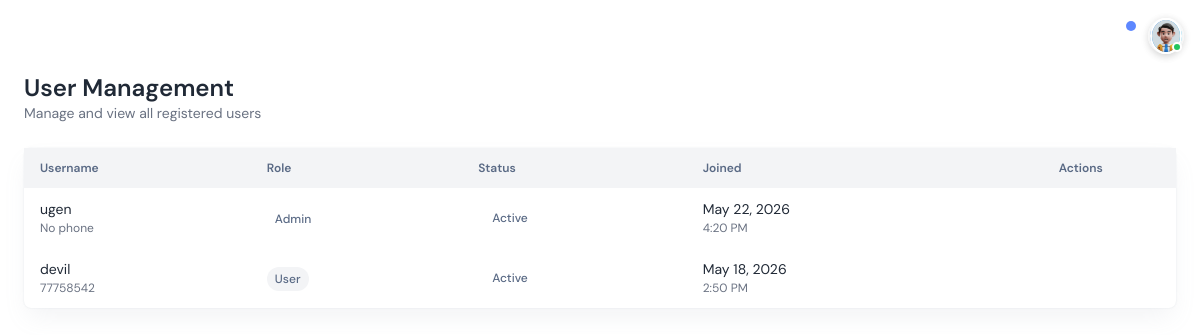
The app's page /user-management/ (signed in), older data.
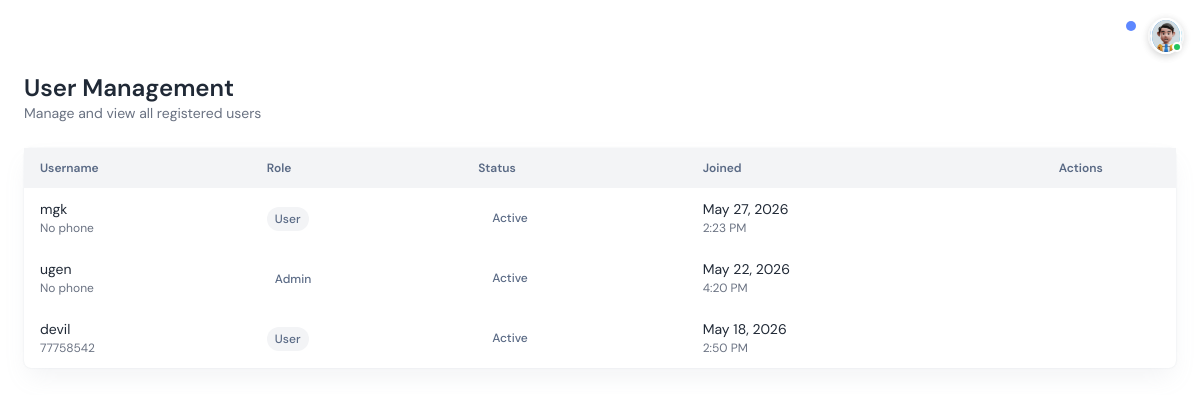
The same page, newer data.
### training_institute_app/models.py (models this page shows, shortened)
class User(AbstractUser):
    phone_number = models.CharField(max_length=17, blank=True, null=True)
    profile_picture = models.ImageField(upload_to='profile_pics/', blank=True, null=True)
    google_picture = models.URLField(max_length=500, blank=True, null=True)
    address = models.TextField(blank=True, null=True)
    date_of_birth = models.DateField(blank=True, null=True)
    email = models.EmailField(unique=True)
    full_name = models.CharField(max_length=200, blank=True, null=True)
    user_role = models.ForeignKey(Role, on_delete=models.SET_NULL, null=True, blank=True)
    is_student = models.BooleanField(default=False)
    is_teacher = models.BooleanField(default=False)
    is_staff_member = models.BooleanField(default=False)
    is_active_user = models.BooleanField(default=True)
    created_at = models.DateTimeField(auto_now_add=True)
    updated_at = models.DateTimeField(auto_now=True)
    last_login_ip = models.GenericIPAddressField(blank=True, null=True)
    def get_full_name(self):
        return self.full_name or self.username

### training_institute_app/views.py (the view, shortened to what this page needs)
# urls.py: path('user-management/', views.user_management, name='user_management'),
@login_required(login_url='/login/')
def user_management(request):
    users = User.objects.all().order_by('-date_joined')
    context = {
        'users': users,
    }
    return render(request, 'training_institute_app/dashboard/master/user-management.html', context)

### training_institute_app/templates/training_institute_app/dashboard/master/user-management.html (shortened to what this page needs)
{% extends 'training_institute_app/dashboard/base.html' %}
{% load static %}
{% block content %}
<div class="px-6">
    <div class="mb-6">
        <h1 class="text-2xl font-semibold text-dark dark:text-white">User Management</h1>
        <p class="text-gray-500 dark:text-gray-400 text-sm mt-1">Manage and view all registered users</p>
    </div>
    <div class="card">
        <div class="card-body p-0">
            <div class="overflow-x-auto">
                <table class="w-full">
                    <thead>
                        <tr class="border-b border-border dark:border-darkborder bg-gray-100 dark:bg-gray-900">
                            <th class="text-left py-3 px-4 text-xs font-semibold text-gray-700 dark:text-gray-300 uppercase tracking-wider">Username</th>
                            <th class="text-left py-3 px-4 text-xs font-semibold text-gray-700 dark:text-gray-300 uppercase tracking-wider">Role</th>
                            <th class="text-left py-3 px-4 text-xs font-semibold text-gray-700 dark:text-gray-300 uppercase tracking-wider">Status</th>
                            <th class="text-left py-3 px-4 text-xs font-semibold text-gray-700 dark:text-gray-300 uppercase tracking-wider">Joined</th>
                            <th class="text-center py-3 px-4 text-xs font-semibold text-gray-700 dark:text-gray-300 uppercase tracking-wider">Actions</th>
                        </tr>
                    </thead>
                    <tbody>
                        {% for user in users %}
                        <tr class="table-row-transition border-b border-border dark:border-darkborder hover:bg-gray-100 dark:hover:bg-slate-700 transition-all duration-300">
                            <td class="py-3 px-4">
                                <p class="text-sm text-dark dark:text-white">{{ user.username }}</p>
                                <p class="text-xs text-gray-500 dark:text-gray-400">{{ user.phone_number|default:"No phone" }}</p>
                            </td>
                            <td class="py-3 px-4">
                                {% if user.is_student %}
                                    <span class="inline-flex items-center px-2 py-1 rounded-full text-xs font-medium bg-purple-100 text-purple-700 dark:bg-purple-900/30 dark:text-purple-400 role-badge-transition transition-all duration-200 hover:scale-105">
                                        <iconify-icon icon="solar:user-circle-linear" class="mr-1 text-xs"></iconify-icon>
                                        Student
                                    </span>
                                {% elif user.is_superuser %}
                                    <span class="inline-flex items-center px-2 py-1 rounded-full text-xs font-medium bg-red-100 text-red-700 dark:bg-red-900/30 dark:text-red-400 role-badge-transition transition-all duration-200 hover:scale-105">
                                        Admin
                                    </span>
                                {% else %}
                                    <span class="inline-flex items-center px-2 py-1 rounded-full text-xs font-medium bg-gray-100 text-gray-700 dark:bg-gray-800 dark:text-gray-400 role-badge-transition transition-all duration-200 hover:scale-105">
                                        User
                                    </span>
                                {% endif %}
                            </td>
                            <td class="py-3 px-4">
                                {% if user.is_active %}
                                    <span class="inline-flex items-center px-2 py-1 rounded-full text-xs font-medium bg-green-100 text-green-700 dark:bg-green-900/30 dark:text-green-400 status-badge-transition transition-all duration-200 hover:scale-105">
                                        <span class="w-1.5 h-1.5 rounded-full bg-green-500 mr-1 status-pulse"></span>
                                        Active
                                    </span>
                                {% else %}
                                    <span class="inline-flex items-center px-2 py-1 rounded-full text-xs font-medium bg-red-100 text-red-700 dark:bg-red-900/30 dark:text-red-400 status-badge-transition transition-all duration-200 hover:scale-105">
                                        <span class="w-1.5 h-1.5 rounded-full bg-red-500 mr-1"></span>
                                        Inactive
                                    </span>
                                {% endif %}
                            </td>
                            <td class="py-3 px-4">
                                <p class="text-sm text-dark dark:text-white">{{ user.date_joined|date:"M d, Y" }}</p>
                                <p class="text-xs text-gray-500 dark:text-gray-400">{{ user.date_joined|date:"g:i A" }}</p>
                             </td>
                            <td class="py-3 px-4 text-center">
                                <div class="flex items-center justify-center gap-2">
                                    <button data-user-id="{{ user.id }}"
                                            data-username="{{ user.username|escapejs }}"
                                            data-fullname="{{ user.get_full_name|default:user.username|escapejs }}"
                                            data-email="{{ user.email|escapejs }}"
                                            data-phone="{{ user.phone_number|default:''|escapejs }}"
                                            data-is-student="{{ user.is_student|yesno:'true,false' }}"
                                            data-is-teacher="{{ user.is_teacher|yesno:'true,false' }}"
                                            data-is-active="{{ user.is_active|yesno:'true,false' }}"
                                            class="action-btn edit-btn p-1.5 rounded-lg text-green-600 hover:text-green-700 dark:text-green-400 dark:hover:text-green-300 transition-all duration-300 hover:scale-110 hover:shadow-md" title="Edit User">
                                    </button>
                                    <button data-user-id="{{ user.id }}"
                                            data-username="{{ user.get_full_name|default:user.username|escapejs }}"
                                            class="action-btn delete-btn p-1.5 rounded-lg text-red-600 hover:text-red-700 dark:text-red-400 dark:hover:text-red-300 transition-all duration-300 hover:scale-110 hover:shadow-md" title="Delete User">
                                    </button>
                                </div>
                             </td>
                        </tr>
                        {% endfor %}
                    </tbody>
                </table>
            </div>
        </div>
    </div>
</div>
{% include 'training_institute_app/components/formModel.html' %}
{% endblock content %}

### training_institute_app/templates/training_institute_app/dashboard/base.html (shortened to what this page needs)
{% load static %}
<!DOCTYPE html>
<html lang="en" dir="ltr" data-color-theme="Blue_Theme" class="light selected" data-layout="vertical"
  data-boxed-layout="boxed" data-card="shadow">
<head>
  <link rel="stylesheet" href="https://cdn.jsdelivr.net/npm/@tabler/icons-webfont@2.44.0/tabler-icons.min.css">
  <link rel="stylesheet" href="https://cdn.jsdelivr.net/npm/sweetalert2@11/dist/sweetalert2.min.css">
  <link rel="stylesheet" href="{% static 'css/theme.css' %}" />
  <link rel="stylesheet" href="{% static 'libs/owl.carousel/dist/assets/owl.carousel.min.css' %}">
</head>
<body class="DEFAULT_THEME bg-white dark:bg-dark">
  <main>
    <div id="main-wrapper" class="flex">
      <div class="page-wrapper w-full" role="main">
        <header
          class="sticky top-header top-0 inset-x-0 z-10 flex flex-wrap md:justify-start md:flex-nowrap text-sm bg-white dark:bg-dark">
          <div class="with-vertical w-full">
            <div class="w-full mxx-auto px-4 lg:py-4 py-3 lg:px-4" aria-label="Global">
              <div class="relative md:flex md:items-center md:justify-between">
                <div class="hs-collapse grow md:block">
                  <div class="flex justify-between items-center">
                    <div class="flex items-center gap-2">
                      <div class="relative xl:hidden">
                        <a class="text-2xl icon-hover cursor-pointer text-link dark:text-darklink sidebartoggler h-10 w-10 hover:text-primary light-dark-hoverbg flex justify-center items-center rounded-full"
                          data-hs-overlay="#application-sidebar-brand" aria-controls="application-sidebar-brand"
                          aria-label="Toggle navigation">
                        </a>
                      </div>
                    </div>
                    <div class="icon-nav items-center gap-2 flex">
                      <button type="button"
                        class="hs-dark-mode-active:hidden icon-hover flex cursor-pointer hs-dark-mode group items-center font-medium hover:text-primary text-link dark:text-darklink h-10 w-10 light-dark-hoverbg justify-center rounded-full"
                        data-hs-theme-click-value="dark" id="dark-layout">
                      </button>
                      <div
                        class="hs-dropdown [--strategy:absolute] [--adaptive:none] sm:[--trigger:hover] sm:relative group/menu">
                        <a id="hs-dropdown-hover-event-notification"
                          class="relative hs-dropdown-toggle h-10 w-10 text-link dark:text-darklink cursor-pointer hover:bg-lightprimary hover:text-primary dark:hover:bg-darkprimary flex justify-center items-center rounded-full group-hover/menu:bg-lightprimary group-hover/menu:text-primary">
                          <div
                            class="absolute inline-flex items-center justify-center text-white text-[11px] font-medium bg-primary p-[5px] rounded-full -top-[-5px] right-1">
                          </div>
                        </a>
                      </div>
                      <div class="hs-dropdown [--strategy:absolute] [--adaptive:none] [--placement:top-left] sm:[--trigger:hover] sm:relative group/menu">
                          <a id="hs-dropdown-hover-event-profile"
                              class="relative hs-dropdown-toggle cursor-pointer align-middle rounded-full group-hover/menu:bg-lightprimary group-hover/menu:text-primary">
                              {% if google_picture %}
                                  <div class="profile-circle-wrapper">
                                      <img class="profile-image-circle" src="{{ google_picture }}" alt="Profile Picture">
                                      <span class="profile-status-dot online"></span>
                                  </div>
                              {% elif profile_picture %}
                                  <div class="profile-circle-wrapper">
                                      <img class="profile-image-circle" src="{{ profile_picture }}" alt="Profile Picture">
                                      <span class="profile-status-dot online"></span>
                                  </div>
                              {% else %}
                                  <div class="profile-circle-wrapper">
                                      <div class="profile-initials-circle">
                                          <img class="profile-image-circle" src="{% static 'images/profile/profile.jpg' %}" alt="Profile Picture">
                                      </div>
                                      <span class="profile-status-dot online"></span>
                                  </div>
                              {% endif %}
                          </a>
                      </div>
                    </div>
                  </div>
                </div>
              </div>
            </div>
          </div>
        </header>
        <main class="max-w-full">
          {% block content %}{% endblock %}
        </main>
      </div>
    </div>
  </main>
</body>
</html>

### training_institute_app/templates/training_institute_app/components/formModel.html (shortened to what this page needs)
{% load static %}
<link rel="stylesheet" href="{% static 'training_institute_app/css/formModel.css' %}">

### training_institute_app/templates/training_institute_app/components/icon_picker.html (shortened to what this page needs)
{% load static %}

### training_institute_app/templates/training_institute_app/dashboard/base.html (style rules this page uses)
.profile-image-circle { width: 36px; height: 36px; border-radius: 50%; object-fit: cover; border: 2px solid white; box-shadow: 0 2px 8px rgba(0, 0, 0, 0.1); transition: all 0.3s ease; }
.profile-initials-circle { width: 36px; height: 36px; border-radius: 50%; background: linear-gradient(135deg, #3b82f6 0%, #06b6d4 100%); display: flex; align-items: center; justify-content: center; border: 2px solid white; box-shadow: 0 2px 8px rgba(0, 0, 0, 0.1); transition: all 0.3s ease; }
.profile-status-dot { position: absolute; bottom: 2px; right: 2px; width: 10px; height: 10px; border-radius: 50%; border: 2px solid white; background-color: #22c55e; }
.profile-status-dot.online { background-color: #22c55e; animation: statusPulse 2s infinite; }

### training_institute_app/templates/training_institute_app/dashboard/master/user-management.html (style rules this page uses)
.table-row-transition { transition: all 0.3s cubic-bezier(0.4, 0, 0.2, 1); }
.action-btn { position: relative; overflow: hidden; cursor: pointer; }
.action-btn::before { content: ''; position: absolute; top: 50%; left: 50%; width: 0; height: 0; border-radius: 50%; background: rgba(255, 255, 255, 0.3); transform: translate(-50%, -50%); transition: width 0.6s, height 0.6s; }
.role-badge-transition, .status-badge-transition { transition: all 0.3s ease; }
.status-pulse { animation: pulse 2s infinite; }

Row changes from the older to the newer data that the page shows:
added User: username "mgk", phone_number "No phone", is_student "User", is_active "Active", date_joined "May 27, 2026", date_joined "2:23 PM"
